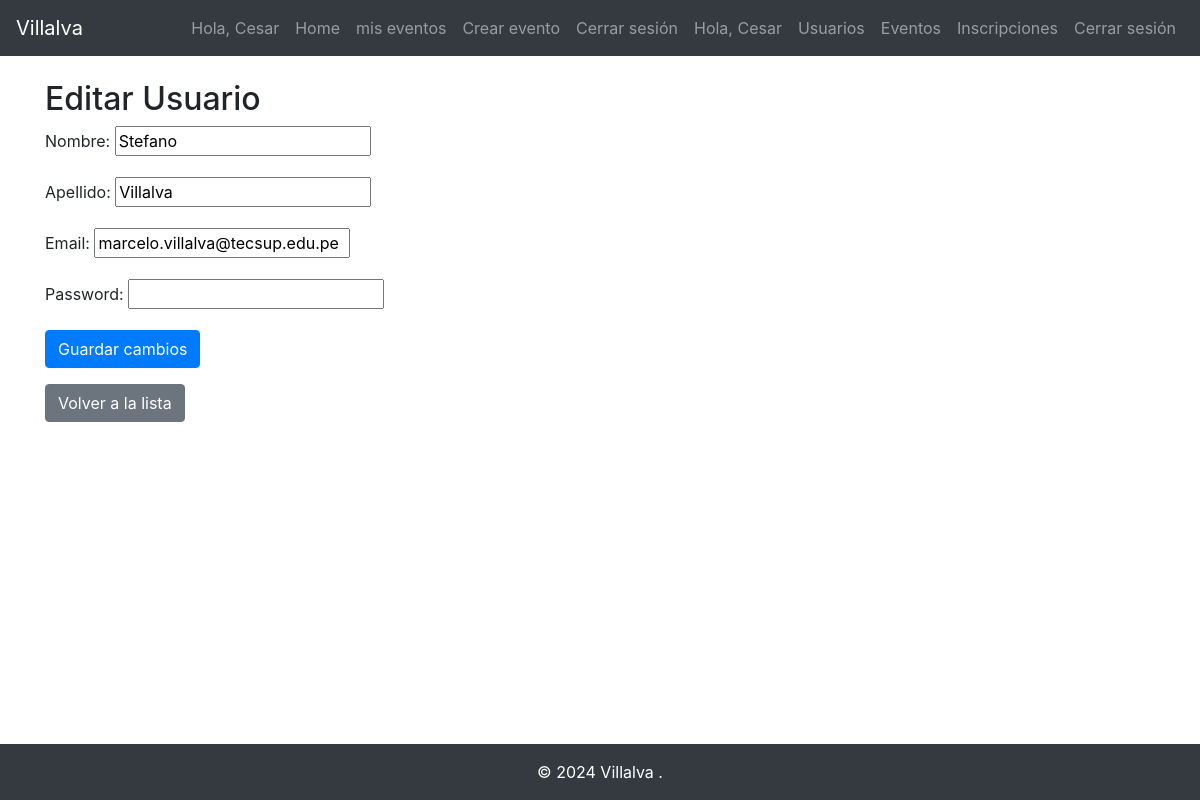
The page /empresa/usuarios/editar/1/ (signed in) on the database its author committed.
### usuarios/models.py (models this page shows, shortened)
class Usuario(models.Model):
    nombre = models.CharField(max_length=200)
    apellido = models.CharField(max_length=250)
    email = models.EmailField(max_length=300, unique=True)
    password = models.CharField(max_length=500)

### eventos/views.py (the view)
    def wrapper(request, *args, **kwargs):
        if 'empleado_id' not in request.session:
            return redirect('logint')
        return func(request, *args, **kwargs)

### eventos/forms.py
class UsuarioForm(forms.ModelForm):
    class Meta:
        model = Usuario
        fields = ['nombre', 'apellido', 'email', 'password']
        widgets = {
            'password': forms.PasswordInput(),
        }

### eventos/views.py (called while the page is built)
def login_required(func):
    def wrapper(request, *args, **kwargs):
        if 'empleado_id' not in request.session:
            return redirect('logint')
        return func(request, *args, **kwargs)
    return wrapper

@login_required
def editar_usuario(request, usuario_id):
    usuario = get_object_or_404(Usuario, pk=usuario_id)
    if request.method == 'POST':
        form = UsuarioForm(request.POST, instance=usuario)
        if form.is_valid():
            form.save()
            return redirect('listar_usuarios')
    else:
        form = UsuarioForm(instance=usuario)
    return render(request, 'usuarios/editar_usuario.html', {'form': form})

### eventos/templates/usuarios/editar_usuario.html (shortened to what this page needs)
{% extends 'base.html' %}
{% block content %}
    <h2>Editar Usuario</h2>
    <form method="POST">
        {{ form.as_p }}
        <button type="submit" class="btn btn-primary">Guardar cambios</button>
    </form>
    <a href="{% url 'listar_usuarios' %}" class="btn btn-secondary mt-3">Volver a la lista</a>
{% endblock %}

### rows shown on the page
Usuario: nombre "Stefano", apellido "Villalva", email "marcelo.villalva@tecsup.edu.pe"

### other values the page prints
{{ request.session.usuario_nombre }} "Cesar"
{{ request.session.empleado_nombre }} "Cesar"
